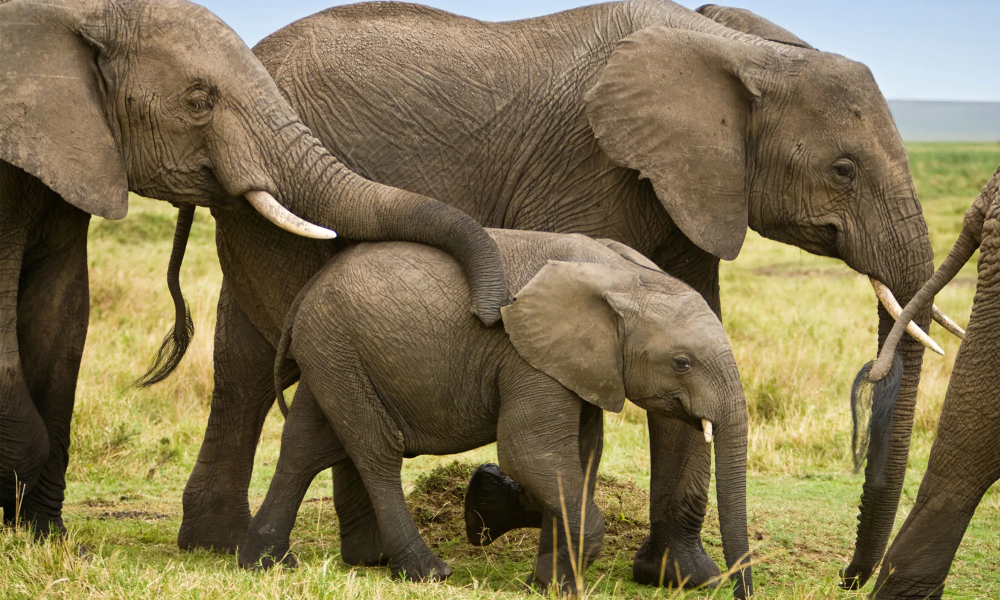
#> input picture pics/animals.png, 2000 x 1200 px (shown at 1/2 size); the run also reads 2 pictures not shown here
$ jupyter execute --allow-errors DM2025-Lab2-Master-Phase_2_Bonus.ipynb
#> lines starting #> are read from the running program, lines starting #| are printed output that depends on the picture
**Table of contents**<a id='toc0_'></a>
- [Data Mining Lab 2 - Bonus](#toc1_)
  - [Before Starting](#toc1_1_)
  - [**1. Large Language Models (LLMs)** - Expanded explanation](#toc1_2_)
    - [Programmatic Access vs. Web Interfaces:](#toc1_2_1_)
    - [Optional Notebook Material for Exploration - Open Source LLMs:](#toc1_2_2_)
      - [Parameters and Quantization](#toc1_2_2_1_)
    - [Proprietary LLMs: The Gemini API](#toc1_2_3_)
    - [Interacting with the Gemini API](#toc1_2_4_)
    - [**1.1 Multi-Modal Prompting**](#toc1_2_5_)
      - [**1.1.1 Text + Images**](#toc1_2_5_1_)
        - [**1.1.1.1 Basic Image Understanding**](#toc1_2_5_1_1_)
        - [**>>> Bonus 1 (Take home):**](#toc1_2_5_1_2_)
        - [**1.1.1.2 Segmentation**](#toc1_2_5_1_3_)
        - [**>>> Bonus 2 (Take home):**](#toc1_2_5_1_4_)
      - [**1.1.2 Text + Video**](#toc1_2_5_2_)
        - [**1.1.2.1 Uploading local video:**](#toc1_2_5_2_1_)
        - [**1.1.2.2 Using YouTube video:**](#toc1_2_5_2_2_)
      - [**1.1.3 Text + Audio**](#toc1_2_5_3_)
        - [**>>> Bonus 3 (Take home):**](#toc1_2_5_3_1_)
    - [**1.2 Tool Calling:**](#toc1_2_6_)
      - [General Idea](#toc1_2_6_1_)
        - [**>>> Bonus 4 (Take home):**](#toc1_2_6_1_1_)
    - [**1.3 Information Extraction and Grounding:** - Expanded explanation](#toc1_2_7_)
      - [**`langextract`: A Library for Grounded Extraction**](#toc1_2_7_1_)
        - [**1.3.1 Using a video from youtube:**](#toc1_2_7_1_1_)
        - [**>>> Bonus 5 (Take home):**](#toc1_2_7_1_2_)

<!-- vscode-jupyter-toc-config
	numbering=false
	anchor=true
	flat=false
	minLevel=1
	maxLevel=6
	/vscode-jupyter-toc-config -->
<!-- THIS CELL WILL BE REPLACED ON TOC UPDATE. DO NOT WRITE YOUR TEXT IN THIS CELL -->

# <a id='toc1_'></a>[Data Mining Lab 2 - Bonus](#toc0_)
This is the bonus points' section for lab 2 phase 2.

## <a id='toc1_1_'></a>[Before Starting](#toc0_)

**Make sure you have installed all the required libraries and you have the environment ready to run this lab.**


---
## <a id='toc1_2_'></a>[**1. Large Language Models (LLMs)** - Expanded explanation](#toc0_)

Before we start we strongly suggest that you watch the following video explanations so you can understand the concepts that we are gonna discuss about extra LLMs concepts:

1. [What Are Vision Language Models? How AI Sees & Understands Images](https://www.youtube.com/watch?v=lOD_EE96jhM)
2. [How do Multimodal AI models work? Simple explanation](https://www.youtube.com/watch?v=WkoytlA3MoQ)
3. [Multi-Modal LLMs for Image, Sound and Video](https://www.youtube.com/watch?v=_sGwL6RAsUc&t=1137s)
4. [What is Tool Calling? Connecting LLMs to Your Data](https://www.youtube.com/watch?v=h8gMhXYAv1k)

`These videos can help you get a better grasp on these additional concepts of LLMs covered in the bonus if you were not familiar before.`

**So now let's start with the bonus content of Lab 2 Phase 2.**

Large Language Models (LLMs) are AI models trained on vast text data to understand and generate human language. Models like GPT and BERT excel at tasks like translation, summarization, and sentiment analysis due to their deep learning techniques and large-scale training. Recently these models got popular with the rise of Open-AI's ChatGPT and their different models, showcasing the potential of these models in a lot of aspects of our current society.

Open-source LLMs are cost-effective and customizable, with strong community support, but may underperform compared to proprietary models (Gemini, ChatGPT, Claude, etc.) and require technical expertise to manage. Proprietary LLMs offer superior performance, ease of use, and regular updates, but can be costly, less flexible, and create dependency on external providers for ongoing access and updates.

Of course. Here is a revised version that frames the explanation objectively, focusing on the practical advantages for a student working on data mining exercises and projects.

### <a id='toc1_2_1_'></a>[Programmatic Access vs. Web Interfaces:](#toc0_)

For this data mining lab, we will interact with LLMs using code (programmatic access) rather than a web-based chatbot. This approach provides several direct advantages for completing your exercises and projects:

*   **Process Datasets Automatically**: Instead of manually copying and pasting individual data points, you can use a simple `for` loop in your code to send every row of a dataset to the model. This allows you to perform tasks like sentiment analysis or data extraction on hundreds or thousands of records efficiently.

*   **Get Structured, Usable Output**: A chatbot provides conversational text that is difficult to use in analysis. With an API, you can command the model to return its output in a specific **JSON format**. This structured data can be directly and reliably loaded into a **pandas DataFrame**, allowing you to immediately continue with your data analysis and visualization tasks.

*   **Ensure Consistent and Reproducible Results**: Scientific and data mining work must be reproducible. By setting parameters like `temperature=0.0` in your code, you make the model's output deterministic. This means you will get the exact same result every time you run your script with the same input, which is essential for debugging your code and validating your findings.

*   **Maintain Data Privacy**: If you work with sensitive or private datasets for a project, uploading that data to a public web interface is not secure. Using an API provides better data governance, and running a model locally with a tool like Ollama ensures your data **never leaves your computer**.

### <a id='toc1_2_2_'></a>[Optional Notebook Material for Exploration - Open Source LLMs:](#toc0_)

For students interested in running models locally, the optional notebook `DM2025-Lab2-Optional-Ollama.ipynb` explores using Ollama ([Ollama GitHub Link](https://github.com/ollama/ollama)). Ollama is a powerful library that simplifies running a wide range of open-source LLMs. In that notebook, we will use the **Gemma 3 (4B)** for multi-modal tasks and advanced text-based tasks, **Gemma 3 (270M version)** for simple text-based tasks, **Llama 3.2 (1B version)** for tool calling tasks, and **embedding-gemma (300M params)** to generate embeddings from text data. The Gemma models come from Google's family of models, while Llama 3.2 comes from Meta's family, all of them open source.

To use these models effectively, an **NVIDIA GPU with at least 4 GB of VRAM is recommended**. If you don't have the required hardware, you can run the examples in Kaggle or other cloud notebooks with their free GPU usage tiers activated.

You can explore the variety of models available through Ollama here:

#### <a id='toc1_2_2_1_'></a>[Parameters and Quantization](#toc0_)

In the image, you'll notice that models have a certain number of **parameters**. These are the internal variables the model learns during training, which store its knowledge. A higher parameter count generally leads to a more capable model but also increases its size and the computational resources needed to run it, especially VRAM.

This is where **quantization** becomes crucial. Quantization is a technique to reduce the memory footprint of a model by converting its parameters from high-precision data types (like 32-bit floating-point numbers) to lower-precision ones (like 8-bit integers). This process makes the model smaller and faster, significantly lowering VRAM usage, though it can sometimes cause a minor reduction in accuracy. Thanks to quantization, a 4-billion parameter model like Gemma 3 4B can be run on consumer-grade GPUs more efficiently.

### <a id='toc1_2_3_'></a>[Proprietary LLMs: The Gemini API](#toc0_)

For the main exercises in this lab, we will use **the Gemini API**. This approach offers several advantages over running local open-source models, such as access to state-of-the-art model performance without needing specialized hardware. While the API has usage limits (rate limits and token quotas), it provides a generous **free tier** that is more than sufficient for our exercises.

We will primarily use the **Gemini 2.5 Flash-Lite** (`gemini-2.5-flash-lite`) model. As shown in the rate limit table, this model is optimized for high-frequency tasks and offers a high request-per-day limit of 1,000, making it ideal for completing the lab exercises without interruption.

Students are encouraged to explore other models available through the API but should remain mindful of their respective usage limits. For instance:
*   **Gemini 2.5 Pro** is a more powerful model but has a lower daily request limit of 100.
*   The **Gemma 3** model available via the API offers an impressive 14,400 requests per day, providing another excellent alternative for experimentation.

Please be aware of your usage limits as you work through the exercises to ensure you do not get rate-limited.

[Gemini Documentation](https://ai.google.dev/gemini-api/docs)

[Gemini Rate Limits](https://ai.google.dev/gemini-api/docs/rate-limits)

[Description of Gemini Models](https://ai.google.dev/gemini-api/docs/models)

---

### <a id='toc1_2_4_'></a>[Interacting with the Gemini API](#toc0_)

The code cell below contains the primary function, `prompt_gemini`, that we will use throughout this lab to communicate with the Gemini API. It's designed to be a flexible wrapper that handles the details of sending a request and receiving a response.

Before you run the exercises, here are the key things you need to understand in this setup:

*   **API Key Configuration**: The script loads your API key from a `.env` file located in the `./config/` directory. **You must create this file and add your API key** like this: `GOOGLE_API_KEY='YOUR_API_KEY_HERE'`. This is a security best practice to keep your credentials out of the code.

*   **Global Settings**: At the top of the script, you can find and modify several important defaults:
    *   `MODEL_NAME`: We've set this to `"gemini-2.5-flash-lite"`, but you can easily switch to other models like `"gemini-2.5-pro"` to experiment.
    *   `SYSTEM_INSTRUCTION`: This sets the model's default behavior or persona (e.g., "You are a helpful assistant"). You can customize this for different tasks.
    *   `SAFETY_SETTINGS`: For our academic exercises, these are turned off to prevent interference. In real-world applications, you would configure these carefully.

*   **The `prompt_gemini` function**: This is the main tool you will use. Here are its most important parameters:
    *   `input_prompt`: The list of contents (text, images, etc.) you want to send to the model.
    *   `temperature`: Controls the randomness of the output. `0.0` makes the output deterministic and less creative, while a higher value (e.g., `0.7`) makes it more varied.
    *   `schema`: A powerful feature that allows you to specify a JSON format for the model's output. This is extremely useful for structured data extraction.
    *   `with_tokens_info`: If set to `True`, the function will also return the number of input and output tokens used, which is helpful for monitoring your usage against the free tier limits.

In the following exercises, you will call this function with different prompts and configurations to solve various tasks.

If needed, you can also check some tutorials on how a python function works: [Python Functions Tutorial](https://realpython.com/defining-your-own-python-function/)

[cell 1]
import os
from dotenv import load_dotenv
from google import genai
from google.genai import types

env_path = "./config/.env"
load_dotenv(dotenv_path=env_path)

# System instruction that can dictate how the model behaves in the output, can be customized as needed
SYSTEM_INSTRUCTION = (
        "You are a helpful assistant"
    )

# Max amount of tokens that the model can output, the Gemini 2.5 Models have this maximum amount
# For other models need to check their documentation
MAX_OUTPUT_TOKENS = 65535
MODEL_NAME = "gemini-2.5-flash-lite" # Other models: "gemini-2.5-pro", "gemini-2.5-flash"; Check different max output tokens: "gemini-2.0-flash" , "gemini-2.0-flash-lite"

# We disable the safety settings, as no moderation is needed in our tasks
SAFETY_SETTINGS = [
    types.SafetySetting(
        category="HARM_CATEGORY_HATE_SPEECH", threshold="OFF"),
    types.SafetySetting(
        category="HARM_CATEGORY_DANGEROUS_CONTENT", threshold="OFF"),
    types.SafetySetting(
        category="HARM_CATEGORY_SEXUALLY_EXPLICIT", threshold="OFF"),
    types.SafetySetting(
        category="HARM_CATEGORY_HARASSMENT", threshold="OFF")
]

# We input the API Key to be able to use the Gemini models
api_key = os.getenv("GOOGLE_API_KEY")
#> (the rest of this cell did not finish here and is left out)

---
### <a id='toc1_2_5_'></a>[**1.1 Multi-Modal Prompting**](#toc0_)

Multi-modal prompting involves using input from multiple sources or modes, such as text, images, video or audio, to guide a model's response. It allows AI to process and generate information based on more than one type of input.

---
#### <a id='toc1_2_5_1_'></a>[**1.1.1 Text + Images**](#toc0_)

Gemini's multimodal capabilities allow it to perform sophisticated **image understanding**, turning unstructured visual data into analyzable information. Beyond basic tasks like captioning or answering questions about an image's content, it offers powerful features for data extraction:

*   **Object Detection**: The model can identify objects and return their **bounding box coordinates**, providing structured location data.
*   **Image Segmentation**: It can go a step further by providing a precise pixel-level **segmentation mask**, outlining the exact shape of detected objects.

You can provide single or multiple images by either **uploading a file** (for large images or reuse) or passing the image data **inline** within your API request.

We are going to explore how to prompt our model for basic image understanding and how to use the Gemini's segmentation capabilities.

For more information you can visit the following link: [Gemini's Image Understanding Documentation](https://ai.google.dev/gemini-api/docs/image-understanding)

---
##### <a id='toc1_2_5_1_1_'></a>[**1.1.1.1 Basic Image Understanding**](#toc0_)

For basic image understanding, the model receives both an image and a related text prompt. The image provides visual context, while the text gives additional guidance. The model uses both inputs to generate more accurate and contextually relevant responses, which is useful for tasks like image captioning, visual question answering, or content generation based on visual cues.

Let's look at the following images that are in the `pics` folder in the directory of this notebook:

source: https://cooljapan-videos.com/tw/articles/epe0y86g

source: https://www.istockphoto.com/photo/young-cat-scottish-straight-gm1098182434-294927481

We will use our selected Gemini model to request a description of the images:

[cell 2]
from PIL import Image
from IPython.display import display, Markdown

#> (the rest of this cell did not finish here and is left out)

#> (a cell that did not finish here is left out)

[cell 4]
from PIL import Image

#> (the rest of this cell did not finish here and is left out)

#> (a cell that did not finish here is left out)

---
##### <a id='toc1_2_5_1_2_'></a>[**>>> Bonus 1 (Take home):**](#toc0_)

Try asking the model with one image of your choosing. Is the description accurate? Why?

[cell 6]
import os
from PIL import Image
from IPython.display import display

print("Available images in ./pics/ folder:")
for img_file in ["animals.png", "people.png", "toys.png"]:
    img_path = f"./pics/{img_file}"
#> img_path = './pics/animals.png'
    if os.path.exists(img_path):
        print(f"{img_file}")
        try:
            img = Image.open(img_path)
#> img is the input picture: PIL image 2000x1200 RGB; mean R, G, B 127.1, 114, 79.6
            img.thumbnail([300, 300])
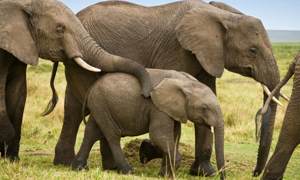
#> img: PIL image 300x180 RGB; mean R, G, B 127, 113.9, 79.5
            print(f"Size: {img.size} pixels")
#| Size: (300, 180) pixels
            display(img)
            print()
        except Exception as e:
            print(f"Error displaying: {e}")
    else:
        print(f"{img_file} not found")

def describe_image(image_path, prompt_text="Describe this image in detail."):
#> called with image_path = './pics/animals.png'
    img = Image.open(image_path)
    img.thumbnail([1024, 1024])
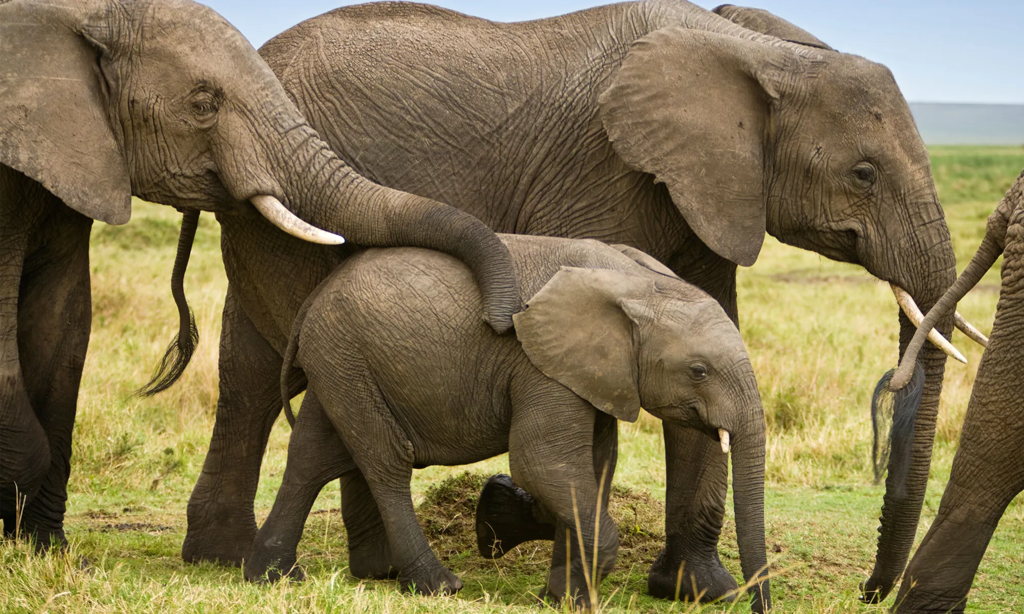
#> img: PIL image 1024x614 RGB; mean R, G, B 127.1, 114, 79.6
#> (the rest of the program and of its run is left out)
